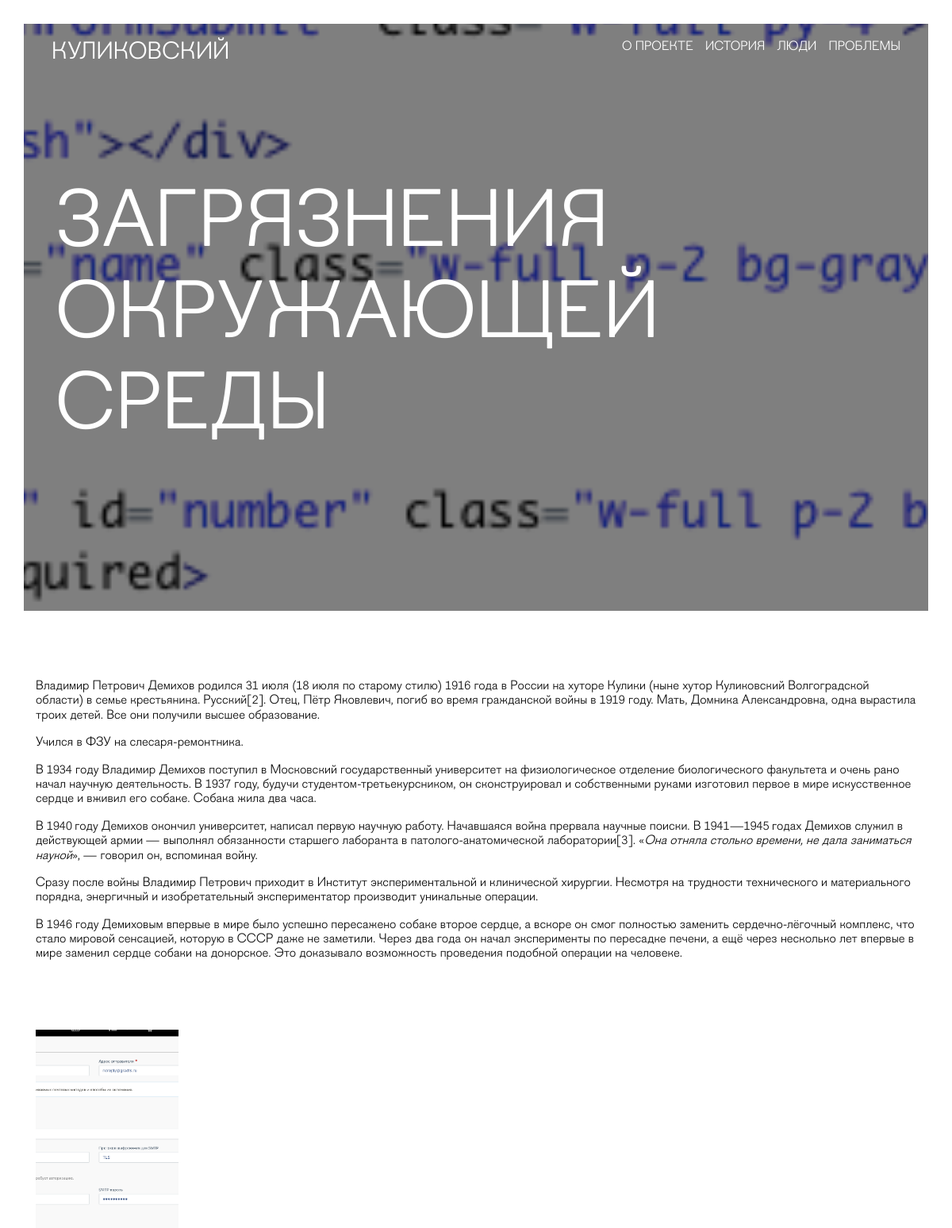
The app's page /problem/problem/ with its own data.
### problem/models.py (models this page shows, shortened)
class Problem(models.Model):
    title = models.CharField(max_length=256, blank=True, verbose_name='Название', help_text='Введите название для заголовка проблемы')
    slug = AutoSlugField(unique=True, populate_from='title')
    content = RichTextField(blank=True, null=True, verbose_name='Контент', help_text='Введите контент для описания проблемы')
    poster = models.ImageField(upload_to='problem/', verbose_name='Главное изображение', help_text='Загрузите изображение для записи')
    status = models.BooleanField(default=True, verbose_name='Статус', help_text='Отображает запись на странице')
    class Meta:
        verbose_name = 'Проблема'
        verbose_name_plural = 'Проблемы'

class ProblemImageItem(models.Model):
    people = models.ForeignKey(Problem, blank=True, null=True, default=None, on_delete=models.CASCADE)
    img = models.ImageField(upload_to="problem/problem_item/", verbose_name='Дополнительные изображения')
    status = models.BooleanField(default=True, verbose_name='Статус', help_text='Отображает изображение на странице')
    class Meta:
        verbose_name = 'Дополнительное изображение'
        verbose_name_plural = 'Дополнительные изображения'

### problem/views.py (the view)
# urls.py: path('problem/<slug:slug>/', views.detail_page, name='detail_page'),
def detail_page(request, slug):
    problem = get_object_or_404(Problem, slug=slug)
    images = problem.problemimageitem_set.filter(status=1)
    context = {
        'problem': problem,
        'images': images
    }
    return render(request=request, template_name='problem/detail-page.html', context=context)

### templates/problem/detail-page.html (shortened to what this page needs)
{% extends "template.html" %}
{% load static %}
{% block content %}
<section class="main-wrapper__section intro-section intro-section--detail" id="intro-section">
	<div class="intro-section__banner" style="background-image: url('{{ problem.poster.url }}');">
		<div class="intro-section__container container">
			<div class="intro-section__inner">
				<h2 class="intro-section__title">{{ problem.title }}</h2>
			</div>
		</div>
	</div>
</section>
<section class="main-wrapper__section content-section content-section--people">
    <div class="container content-section__container">
        <div class="content-section__inner">
            <div class="content-section__info">
                <p class="content-section__text">
                    {{ problem.content|safe }}
                </p>
            </div>
        </div>
    </div>
</section>
<section class="main-wrapper__section gallery">
    <div class="container gallery__container">
        <ul class="gallery__list">
            {% for image in images %}
            <li class="gallery__list-item">
                <a data-fslightbox="gallery" href="{{ image.img.url }}" class="gallery__list-link">
                    <img loading="lazy" src="{{ image.img.url }}" alt="" class="gallery__list-img">
                </a>
            </li>
            {% endfor %}
        </ul>
    </div>
</section>
{% endblock %}

### static/css/main.css (style rules this page uses)
:root { --font-family: "Figgins", sans-serif; --content-width: 1440px; --container-offset: 15px; --container-width: calc(var(--content-width) + (var(--container-offset) * 2)); --navlink-color: #ffffff; --text-color: #101010; --bg-color: #ffffff; --accent-color: #718B96; --white-color: #ffffff; --black-color: #101010; --line-color: rgba(0,0,0, .3); }
html { -webkit-box-sizing: border-box; box-sizing: border-box; width: 100vw; overflow-x: hidden; background-color: var(--bg-color); }
*, *::before, *::after { -webkit-box-sizing: border-box; box-sizing: border-box; }
body { width: 100vw; overflow-x: hidden; font-family: var(--font-family); background-color: var(--bg-color); color: var(--text-color); -webkit-transition: all 300ms linear; transition: all 300ms linear; }
img { height: auto; max-width: 100%; -o-object-fit: cover; object-fit: cover; }
a { text-decoration: none; color: inherit; }
.container { margin: 0 auto; padding: 0 var(--container-offset); max-width: var(--container-width); width: 100%; }
.intro-section { position: relative; width: 100%; height: 100vh; padding: 30px 30px 30px 30px; color: var(--white-color); }
.intro-section__banner { position: relative; width: 100%; height: 100%; background-position: center; background-repeat: no-repeat; background-attachment: fixed; background-size: cover; display: -webkit-box; display: -ms-flexbox; display: flex; -webkit-box-orient: vertical; -webkit-box-direction: normal; -ms-flex-direction: column; flex-direction: column; -webkit-box-pack: center; -ms-flex-pack: center; justify-content: center; padding: 0 25px; }
.intro-section__banner::before { content: ""; position: absolute; top: 0; left: 0; right: 0; bottom: 0; width: 100%; height: 100%; background-color: rgba(0, 0, 0, 0.5); display: block; z-index: 20; }
.intro-section__title { position: relative; margin: 0; font-size: 100px; font-weight: 400; text-transform: uppercase; z-index: 30; }
.content-section { width: 100%; padding: 40px 30px; }
.content-section__text { font-size: 22px; font-weight: 400; line-height: 1.3; opacity: 0.6; max-width: 890px; margin: 0 auto; }
.gallery { padding: 30px 30px 0 30px; width: 100%; }
.gallery__list { margin: 0; padding: 0; list-style: none; display: -webkit-box; display: -ms-flexbox; display: flex; -ms-flex-wrap: wrap; flex-wrap: wrap; gap: 5px; }
.gallery__list-item { width: calc(16.666% - 5px); height: 250px; }
.gallery__list-link { position: relative; width: 100%; height: 100%; display: block; overflow: hidden; }
.gallery__list-img { width: 100%; height: 100%; -o-object-fit: cover; object-fit: cover; display: block; -webkit-transition: -webkit-transform 300ms; transition: -webkit-transform 300ms; transition: transform 300ms; transition: transform 300ms, -webkit-transform 300ms; }

### records on screen
Problem: poster (picture), title "ЗАГРЯЗНЕНИЯ ОКРУЖАЮЩЕЙ СРЕДЫ", content "Владимир Петрович Демихов родился 31 июля (18 июля по старому стилю ) 1916 года в России на хуторе Кулики (ныне хутор Куликовский Волгоградской области ) в семье крестьянина. Русский [2] . Отец, Пётр Яковлевич, погиб во время гражданской войны в 1919 году. Мать, Домника Александровна, одна вырастила троих детей. Все они получили высшее образование. Учился в ФЗУ на слесаря-ремонтника. В 1934 году Владимир Демихов поступил в Московский государственный университет на физиологическое отделение биологического факультета и очень рано начал научную деятельность. В 1937 году, будучи студентом-третьекурсником, он сконструировал и собственными руками изготовил первое в мире искусственное сердце и…"
ProblemImageItem: img (picture)
